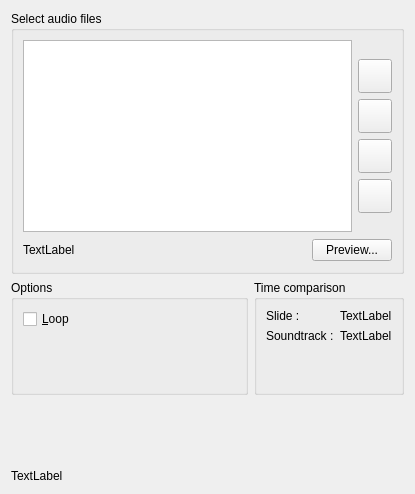
<ui version="4.0" >
 <class>SoundtrackDialog</class>
 <widget class="QWidget" name="SoundtrackDialog" >
  <property name="geometry" >
   <rect>
    <x>0</x>
    <y>0</y>
    <width>415</width>
    <height>494</height>
   </rect>
  </property>
  <property name="windowTitle" >
   <string>Form</string>
  </property>
  <layout class="QVBoxLayout" name="verticalLayout_5" >
   <item>
    <widget class="QGroupBox" name="m_selectionGroupBox" >
     <property name="sizePolicy" >
      <sizepolicy vsizetype="MinimumExpanding" hsizetype="Expanding" >
       <horstretch>0</horstretch>
       <verstretch>0</verstretch>
      </sizepolicy>
     </property>
     <property name="title" >
      <string>Select audio files</string>
     </property>
     <layout class="QVBoxLayout" name="verticalLayout_3" >
      <item>
       <layout class="QHBoxLayout" name="horizontalLayout_2" >
        <item>
         <widget class="KIPISlideShowPlugin::ListSoundItems" name="m_SoundFilesListBox" />
        </item>
        <item>
         <layout class="QVBoxLayout" name="verticalLayout" >
          <item>
           <spacer name="spacer14_2" >
            <property name="orientation" >
             <enum>Qt::Vertical</enum>
            </property>
            <property name="sizeType" >
             <enum>QSizePolicy::Expanding</enum>
            </property>
            <property name="sizeHint" stdset="0" >
             <size>
              <width>28</width>
              <height>17</height>
             </size>
            </property>
           </spacer>
          </item>
          <item>
           <widget class="QPushButton" name="m_SoundFilesButtonUp" >
            <property name="sizePolicy" >
             <sizepolicy vsizetype="Fixed" hsizetype="Fixed" >
              <horstretch>0</horstretch>
              <verstretch>0</verstretch>
             </sizepolicy>
            </property>
            <property name="minimumSize" >
             <size>
              <width>34</width>
              <height>34</height>
             </size>
            </property>
            <property name="maximumSize" >
             <size>
              <width>34</width>
              <height>34</height>
             </size>
            </property>
            <property name="sizeIncrement" >
             <size>
              <width>6</width>
              <height>0</height>
             </size>
            </property>
            <property name="whatsThis" >
             <string>Moving the current image up on the portfolio list.</string>
            </property>
            <property name="text" >
             <string/>
            </property>
           </widget>
          </item>
          <item>
           <widget class="QPushButton" name="m_SoundFilesButtonAdd" >
            <property name="sizePolicy" >
             <sizepolicy vsizetype="Minimum" hsizetype="Minimum" >
              <horstretch>0</horstretch>
              <verstretch>0</verstretch>
             </sizepolicy>
            </property>
            <property name="minimumSize" >
             <size>
              <width>34</width>
              <height>34</height>
             </size>
            </property>
            <property name="maximumSize" >
             <size>
              <width>34</width>
              <height>34</height>
             </size>
            </property>
            <property name="whatsThis" >
             <string>Add some image files to the portfolio list.</string>
            </property>
            <property name="text" >
             <string/>
            </property>
           </widget>
          </item>
          <item>
           <widget class="QPushButton" name="m_SoundFilesButtonDelete" >
            <property name="sizePolicy" >
             <sizepolicy vsizetype="Minimum" hsizetype="Minimum" >
              <horstretch>0</horstretch>
              <verstretch>0</verstretch>
             </sizepolicy>
            </property>
            <property name="minimumSize" >
             <size>
              <width>34</width>
              <height>34</height>
             </size>
            </property>
            <property name="maximumSize" >
             <size>
              <width>34</width>
              <height>34</height>
             </size>
            </property>
            <property name="whatsThis" >
             <string>Remove some image files from the portfolio list.</string>
            </property>
            <property name="text" >
             <string/>
            </property>
           </widget>
          </item>
          <item>
           <widget class="QPushButton" name="m_SoundFilesButtonDown" >
            <property name="sizePolicy" >
             <sizepolicy vsizetype="Minimum" hsizetype="Minimum" >
              <horstretch>0</horstretch>
              <verstretch>0</verstretch>
             </sizepolicy>
            </property>
            <property name="minimumSize" >
             <size>
              <width>34</width>
              <height>34</height>
             </size>
            </property>
            <property name="maximumSize" >
             <size>
              <width>34</width>
              <height>34</height>
             </size>
            </property>
            <property name="whatsThis" >
             <string>Moving the current image down on the portfolio list.</string>
            </property>
            <property name="text" >
             <string/>
            </property>
           </widget>
          </item>
          <item>
           <spacer name="spacer14" >
            <property name="orientation" >
             <enum>Qt::Vertical</enum>
            </property>
            <property name="sizeType" >
             <enum>QSizePolicy::Expanding</enum>
            </property>
            <property name="sizeHint" stdset="0" >
             <size>
              <width>28</width>
              <height>17</height>
             </size>
            </property>
           </spacer>
          </item>
         </layout>
        </item>
       </layout>
      </item>
      <item>
       <layout class="QHBoxLayout" name="horizontalLayout_3" >
        <item>
         <widget class="QLabel" name="m_timeLabel" >
          <property name="sizePolicy" >
           <sizepolicy vsizetype="Minimum" hsizetype="Expanding" >
            <horstretch>0</horstretch>
            <verstretch>0</verstretch>
           </sizepolicy>
          </property>
          <property name="text" >
           <string>TextLabel</string>
          </property>
         </widget>
        </item>
        <item>
         <spacer name="horizontalSpacer_2" >
          <property name="orientation" >
           <enum>Qt::Horizontal</enum>
          </property>
          <property name="sizeHint" stdset="0" >
           <size>
            <width>78</width>
            <height>24</height>
           </size>
          </property>
         </spacer>
        </item>
        <item>
         <widget class="QPushButton" name="m_previewButton" >
          <property name="text" >
           <string>Preview...</string>
          </property>
         </widget>
        </item>
       </layout>
      </item>
     </layout>
    </widget>
   </item>
   <item>
    <layout class="QHBoxLayout" name="horizontalLayout" >
     <item>
      <widget class="QGroupBox" name="groupBox" >
       <property name="sizePolicy" >
        <sizepolicy vsizetype="MinimumExpanding" hsizetype="MinimumExpanding" >
         <horstretch>0</horstretch>
         <verstretch>0</verstretch>
        </sizepolicy>
       </property>
       <property name="title" >
        <string>Options</string>
       </property>
       <layout class="QVBoxLayout" name="verticalLayout_2" >
        <item>
         <widget class="QCheckBox" name="m_loopCheckBox" >
          <property name="text" >
           <string>&amp;Loop</string>
          </property>
         </widget>
        </item>
        <item>
         <spacer name="verticalSpacer_3" >
          <property name="orientation" >
           <enum>Qt::Vertical</enum>
          </property>
          <property name="sizeHint" stdset="0" >
           <size>
            <width>20</width>
            <height>40</height>
           </size>
          </property>
         </spacer>
        </item>
       </layout>
      </widget>
     </item>
     <item>
      <widget class="QGroupBox" name="groupBox_2" >
       <property name="title" >
        <string>Time comparison</string>
       </property>
       <layout class="QVBoxLayout" name="verticalLayout_4" >
        <item>
         <layout class="QGridLayout" name="gridLayout" >
          <item row="0" column="0" >
           <widget class="QLabel" name="label" >
            <property name="text" >
             <string>Slide :</string>
            </property>
           </widget>
          </item>
          <item row="0" column="1" >
           <widget class="QLabel" name="m_slideTimeLabel" >
            <property name="text" >
             <string>TextLabel</string>
            </property>
           </widget>
          </item>
          <item row="1" column="0" >
           <widget class="QLabel" name="label_2" >
            <property name="text" >
             <string>Soundtrack :</string>
            </property>
           </widget>
          </item>
          <item row="1" column="1" >
           <widget class="QLabel" name="m_soundtrackTimeLabel" >
            <property name="text" >
             <string>TextLabel</string>
            </property>
           </widget>
          </item>
         </layout>
        </item>
        <item>
         <spacer name="verticalSpacer" >
          <property name="orientation" >
           <enum>Qt::Vertical</enum>
          </property>
          <property name="sizeHint" stdset="0" >
           <size>
            <width>20</width>
            <height>40</height>
           </size>
          </property>
         </spacer>
        </item>
       </layout>
      </widget>
     </item>
    </layout>
   </item>
   <item>
    <spacer name="verticalSpacer_2" >
     <property name="orientation" >
      <enum>Qt::Vertical</enum>
     </property>
     <property name="sizeHint" stdset="0" >
      <size>
       <width>20</width>
       <height>60</height>
      </size>
     </property>
    </spacer>
   </item>
   <item>
    <widget class="QLabel" name="m_statusBarLabel" >
     <property name="text" >
      <string>TextLabel</string>
     </property>
    </widget>
   </item>
  </layout>
 </widget>
 <customwidgets>
  <customwidget>
   <class>KIPISlideShowPlugin::ListSoundItems</class>
   <extends>QListWidget</extends>
   <header>listsounditems.h</header>
  </customwidget>
 </customwidgets>
 <resources/>
 <connections/>
</ui>
